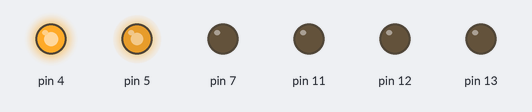
The sketch below on a simulated Arduino Uno, built with avr-gcc and run on an emulated ATmega328P. Shown: output pins drawn as LEDs (lit = HIGH).

Above: at 0.1 s.
Timing chart, 0 to 1.6 s (numbered marks = the images above):
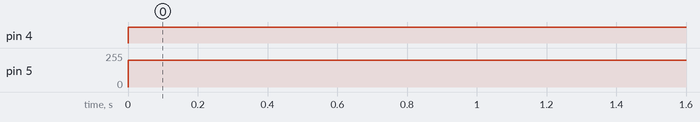

Measured:
- by itself, pin 4: LOW → HIGH at 0.00 s
- by itself, pin 5: 0/255 → 200/255 at 0.00 s

The sketch:

left.ino
```cpp
void setup() {
  pinMode(13,OUTPUT);
  pinMode(12,OUTPUT);
  pinMode(11,OUTPUT);
  pinMode(4,OUTPUT);
  pinMode(5,OUTPUT);
  pinMode(7,OUTPUT);
}
void loop()
{
  digitalWrite(13,0);
  digitalWrite(12,0);
  analogWrite(11,0);
  digitalWrite(4,1);
  digitalWrite(7,0);
  analogWrite(5,200);


 }
```
